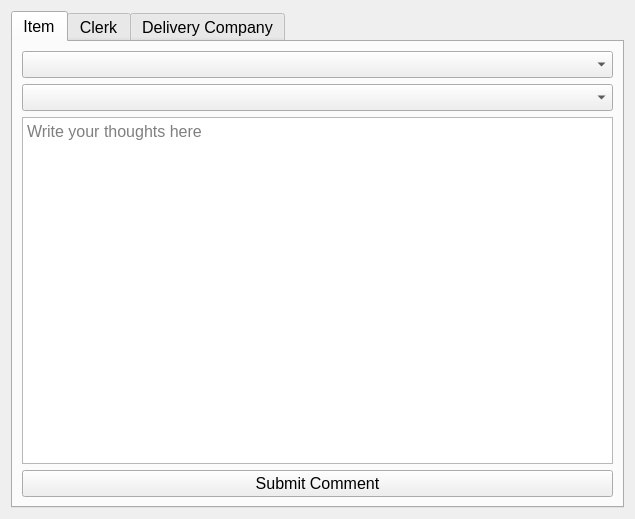
<?xml version="1.0" encoding="UTF-8"?>
<ui version="4.0">
 <class>Form</class>
 <widget class="QWidget" name="Form">
  <property name="geometry">
   <rect>
    <x>0</x>
    <y>0</y>
    <width>635</width>
    <height>519</height>
   </rect>
  </property>
  <property name="windowTitle">
   <string>Form</string>
  </property>
  <layout class="QHBoxLayout" name="horizontalLayout">
   <item>
    <widget class="QTabWidget" name="tabWidget">
     <property name="font">
      <font>
       <pointsize>12</pointsize>
      </font>
     </property>
     <property name="currentIndex">
      <number>0</number>
     </property>
     <widget class="QWidget" name="tab">
      <attribute name="title">
       <string>Item</string>
      </attribute>
      <layout class="QVBoxLayout" name="verticalLayout">
       <item>
        <widget class="QComboBox" name="cb_itemCategory"/>
       </item>
       <item>
        <widget class="QComboBox" name="cb_itemName"/>
       </item>
       <item>
        <widget class="QTextEdit" name="textEdit_item">
         <property name="minimumSize">
          <size>
           <width>300</width>
           <height>0</height>
          </size>
         </property>
         <property name="html">
          <string>&lt;!DOCTYPE HTML PUBLIC &quot;-//W3C//DTD HTML 4.0//EN&quot; &quot;http://www.w3.org/TR/REC-html40/strict.dtd&quot;&gt;
&lt;html&gt;&lt;head&gt;&lt;meta name=&quot;qrichtext&quot; content=&quot;1&quot; /&gt;&lt;style type=&quot;text/css&quot;&gt;
p, li { white-space: pre-wrap; }
&lt;/style&gt;&lt;/head&gt;&lt;body style=&quot; font-family:'MS Shell Dlg 2'; font-size:12pt; font-weight:400; font-style:normal;&quot;&gt;
&lt;p style=&quot;-qt-paragraph-type:empty; margin-top:0px; margin-bottom:0px; margin-left:0px; margin-right:0px; -qt-block-indent:0; text-indent:0px;&quot;&gt;&lt;br /&gt;&lt;/p&gt;&lt;/body&gt;&lt;/html&gt;</string>
         </property>
         <property name="placeholderText">
          <string>Write your thoughts here</string>
         </property>
        </widget>
       </item>
       <item>
        <widget class="QPushButton" name="pButton_submitComment_1">
         <property name="text">
          <string>Submit Comment</string>
         </property>
        </widget>
       </item>
      </layout>
     </widget>
     <widget class="QWidget" name="tab_2">
      <attribute name="title">
       <string>Clerk</string>
      </attribute>
      <layout class="QVBoxLayout" name="verticalLayout_2">
       <item>
        <widget class="QComboBox" name="cb_clerk"/>
       </item>
       <item>
        <widget class="QTextEdit" name="textEdit_clerk">
         <property name="minimumSize">
          <size>
           <width>300</width>
           <height>0</height>
          </size>
         </property>
         <property name="html">
          <string>&lt;!DOCTYPE HTML PUBLIC &quot;-//W3C//DTD HTML 4.0//EN&quot; &quot;http://www.w3.org/TR/REC-html40/strict.dtd&quot;&gt;
&lt;html&gt;&lt;head&gt;&lt;meta name=&quot;qrichtext&quot; content=&quot;1&quot; /&gt;&lt;style type=&quot;text/css&quot;&gt;
p, li { white-space: pre-wrap; }
&lt;/style&gt;&lt;/head&gt;&lt;body style=&quot; font-family:'MS Shell Dlg 2'; font-size:12pt; font-weight:400; font-style:normal;&quot;&gt;
&lt;p style=&quot;-qt-paragraph-type:empty; margin-top:0px; margin-bottom:0px; margin-left:0px; margin-right:0px; -qt-block-indent:0; text-indent:0px;&quot;&gt;&lt;br /&gt;&lt;/p&gt;&lt;/body&gt;&lt;/html&gt;</string>
         </property>
         <property name="placeholderText">
          <string>Write your thoughts here</string>
         </property>
        </widget>
       </item>
       <item>
        <widget class="QPushButton" name="pButton_submitComment_2">
         <property name="text">
          <string>Submit Comment</string>
         </property>
        </widget>
       </item>
      </layout>
     </widget>
     <widget class="QWidget" name="tab_3">
      <attribute name="title">
       <string>Delivery Company</string>
      </attribute>
      <layout class="QVBoxLayout" name="verticalLayout_3">
       <item>
        <widget class="QComboBox" name="cb_deliveryCompany"/>
       </item>
       <item>
        <widget class="QTextEdit" name="textEdit_company">
         <property name="minimumSize">
          <size>
           <width>300</width>
           <height>0</height>
          </size>
         </property>
         <property name="html">
          <string>&lt;!DOCTYPE HTML PUBLIC &quot;-//W3C//DTD HTML 4.0//EN&quot; &quot;http://www.w3.org/TR/REC-html40/strict.dtd&quot;&gt;
&lt;html&gt;&lt;head&gt;&lt;meta name=&quot;qrichtext&quot; content=&quot;1&quot; /&gt;&lt;style type=&quot;text/css&quot;&gt;
p, li { white-space: pre-wrap; }
&lt;/style&gt;&lt;/head&gt;&lt;body style=&quot; font-family:'MS Shell Dlg 2'; font-size:12pt; font-weight:400; font-style:normal;&quot;&gt;
&lt;p style=&quot;-qt-paragraph-type:empty; margin-top:0px; margin-bottom:0px; margin-left:0px; margin-right:0px; -qt-block-indent:0; text-indent:0px;&quot;&gt;&lt;br /&gt;&lt;/p&gt;&lt;/body&gt;&lt;/html&gt;</string>
         </property>
         <property name="placeholderText">
          <string>Write your thoughts here</string>
         </property>
        </widget>
       </item>
       <item>
        <widget class="QPushButton" name="pButton_submitComment_3">
         <property name="text">
          <string>Submit Comment</string>
         </property>
        </widget>
       </item>
      </layout>
     </widget>
    </widget>
   </item>
  </layout>
 </widget>
 <resources/>
 <connections/>
</ui>
